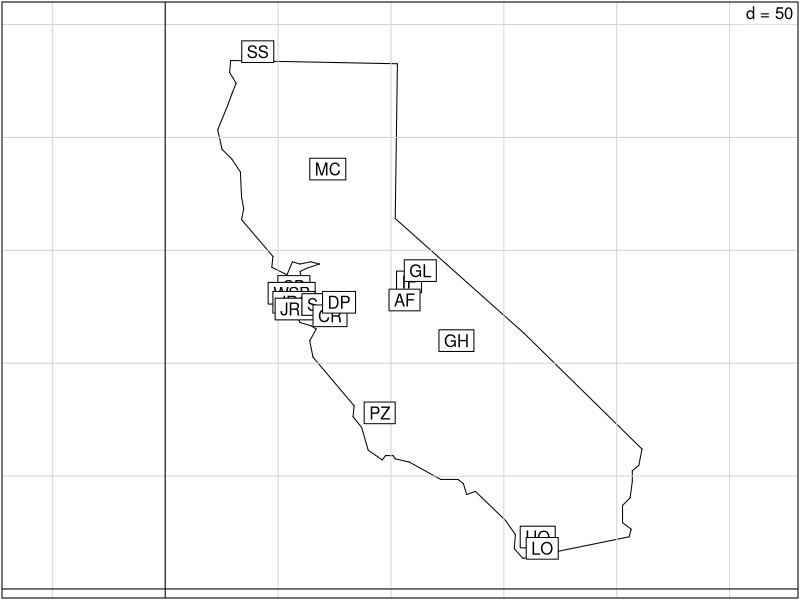
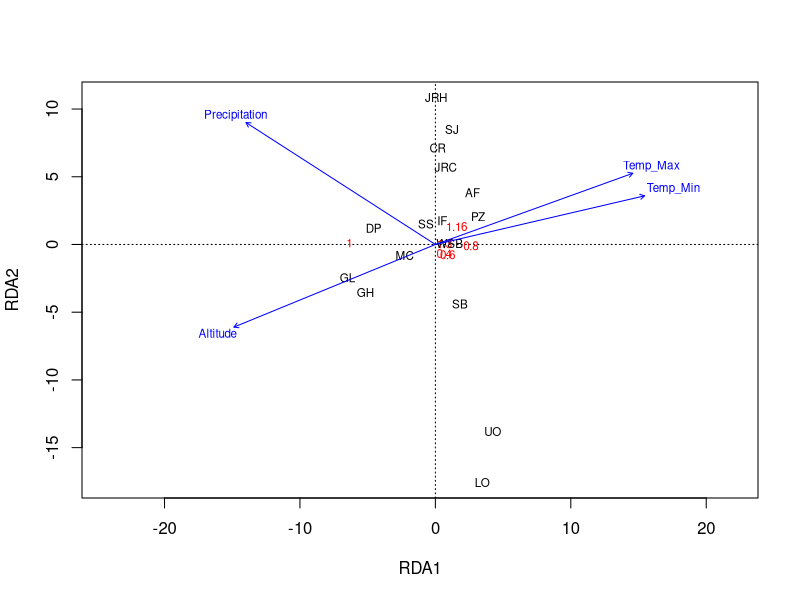
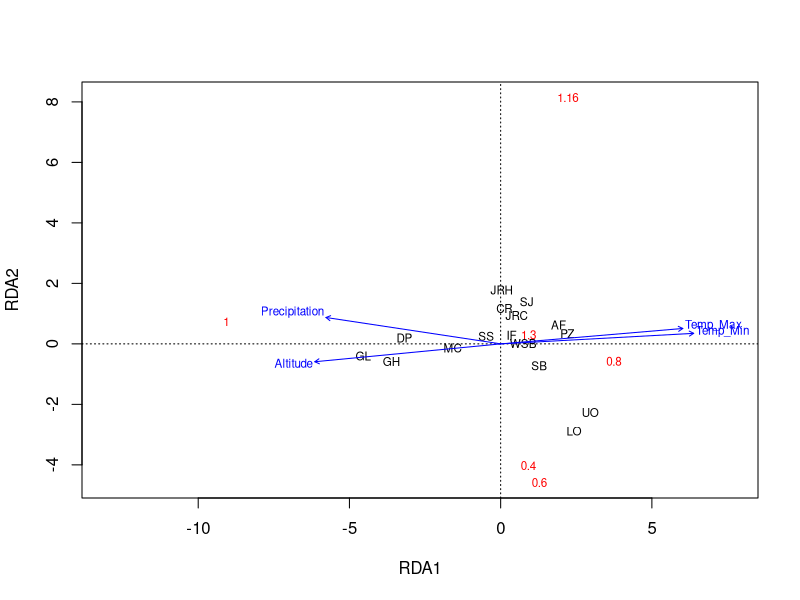
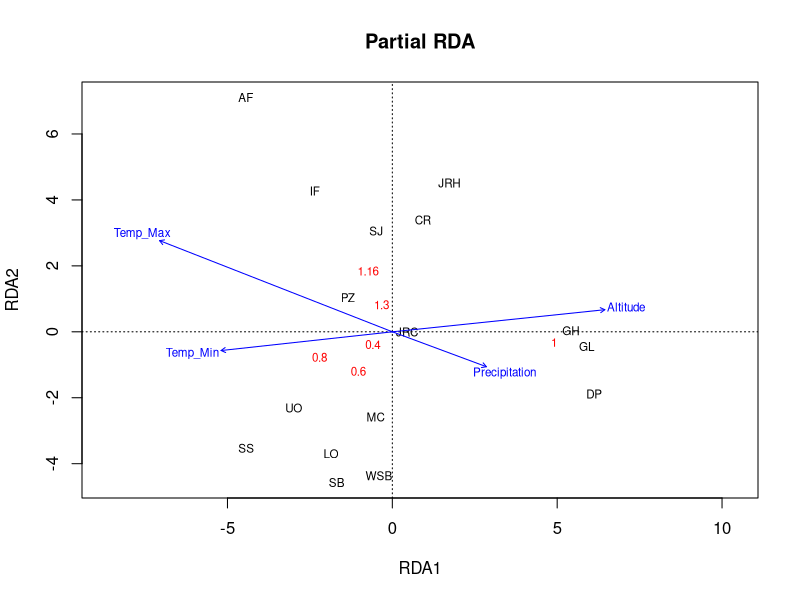
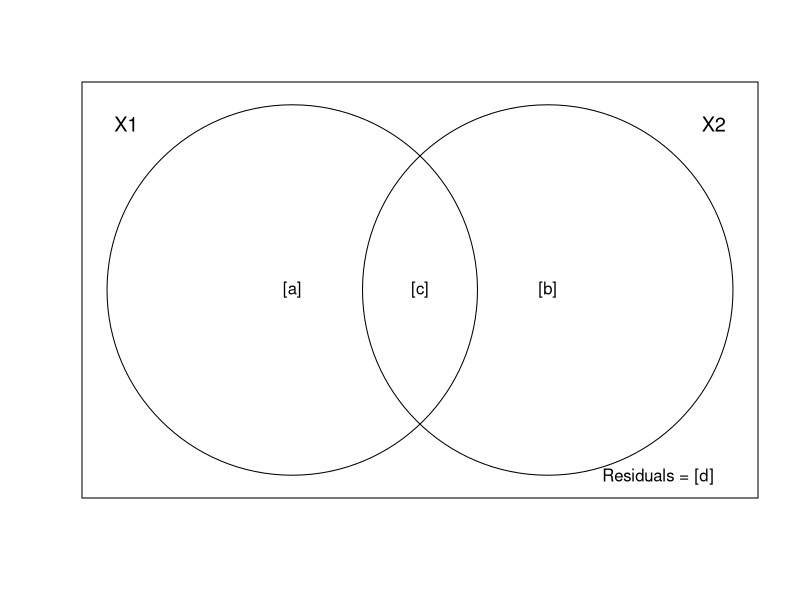

The R script that drew these images, in order: (Note: this script raises an error after producing the figures.)
# title: "Анализ избыточности (Redundancy analysis, RDA)"
# subtitle: "Анализ и визуализация многомерных данных с использованием R"
# author: Марина Варфоломеева, Вадим Хайтов


## Пример: генетика бабочек Euphydryas editha
# Частоты разных аллелей фосфоглюкоизомеразы и данные о факторах среды для 16 колоний бабочек _Euphydryas editha_ в Калифорнии и Орегоне
library(ade4)
data(butterfly)
s.label(butterfly$xy, contour = butterfly$contour, inc = FALSE)


## Структура данных
str(butterfly, max.level = 2, give.attr = FALSE, vec.len = 2)


## Создадим переменные с более короткими названиями для удобства
# частоты аллелей
gen <- butterfly$genet
head(gen, 3)
# переменные среды и географические координаты
env_geo <- cbind(butterfly$envir, butterfly$xy)
head(env_geo, 3)


## RDA в vegan
library(vegan)
bf_rda <- rda(gen ~ Altitude + Precipitation + Temp_Max + Temp_Min, data = env_geo)
summary(bf_rda)
## Собственные векторы, нагрузки переменных = “species scores”
scores(bf_rda, display = "species", choices = 1:5)

## Корреляции между откликами и предикторами
spenvcor(bf_rda)


## Визуализация ординации
## Триплот корреляций (scaling = 2): Какие переменные среды важнее всего?
plot(bf_rda, scaling = 2)
## Триплот расстояний (scaling = 1)
plot(bf_rda, scaling = 1)


# Проверка значимости ординации

## Общий тест
anova(bf_rda)
## Тест факторов, type I эффекты
anova(bf_rda, by = "term")
## Тест факторов, type III эффекты
anova(bf_rda, by = "mar")
## Тест значимости осей, ограниченных факторами
anova(bf_rda, by = "axis")



# Выбор оптимальной модели
m1 <-rda(gen ~ Altitude + Precipitation + Temp_Max + Temp_Min, data = env_geo)
m0 <- rda(gen ~ 1, data = env_geo)
m <- ordistep(m0, scope = formula(m1))
m$anova



# Частный анализ избыточности и компоненты объясненной инерции
## Делаем частный RDA: зависимость генетической структуры от среды с учетом географического положения
bf_prda_1 <- rda(gen ~ Altitude + Precipitation + Temp_Max + Temp_Min + Condition(x + y), data = env_geo)
anova(bf_prda_1) ## Пермутационный тест
## График ординации
plot(bf_prda_1, main = "Partial RDA")


## Задание
# Проверьте значимость частного RDA, описывающего зависимость генетической структуры от среды с учетом географического положения





# Компоненты объясненной изменчивости
showvarparts(2)



bf_prda_2 <- rda(gen ~ x + y + Condition(Altitude + Precipitation + Temp_Max + Temp_Min), data = env_geo)
bf_rda_full <- rda(gen ~ x + y + Altitude + Precipitation + Temp_Max + Temp_Min, data = env_geo)

# ## Задание: Найдите компоненты инерции
# 1. изменчивость, потенциально объяснимую средой и географией
# 2. изменчивость, связанную только со средой, но не с географией
# 3. изменчивость, связанную только с географией, но не со средой
# 4. изменчивость, объясненную одновременно средой и географией
### Подсказка
# Смотрите на результаты разных RDA


## Компоненты изменчивости - сводим результаты вместе
comp <- data.frame(Inertia = c(I_env, I_geo, I_env_geo, I_total))
rownames(comp) <- c('Только среда', 'Только география', 'Среда и география вместе', 'Общая объяснимая инерция')
comp$Proportion <- comp$Inertia/sum(comp$Inertia[1:3]) * 100
colnames(comp) <- c('Инерция', '%')
comp
